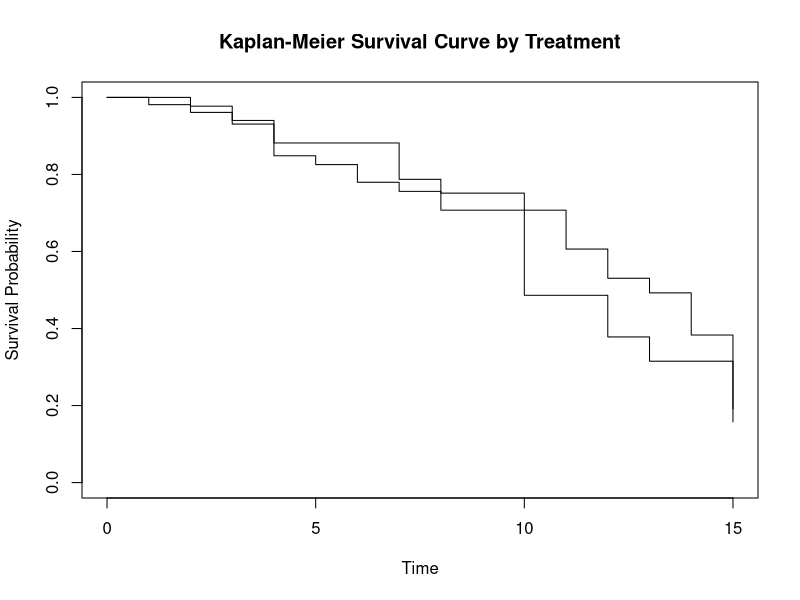

This figure's R source:
library(survival)
library(dplyr)
library(ggplot2)

dataA <- data.frame(
     id = seq(1:100),
    Time = sample(c(1:15) , 100 , replace = TRUE ),
     Treatment = sample(c("A", "B"), 100 , replace= TRUE),
     Event = sample(c(1, 0) ,100, replace = TRUE)
)

 

time_frame <- c(1,3,5,7,9,11,13,15,17)


km <- survfit(Surv(dataA$Time, dataA$Event) ~ dataA$Treatment)


p <- plot(km, xlab = "Time", ylab = "Survival Probability", main = "Kaplan-Meier Survival Curve by Treatment")
 


print(p)

